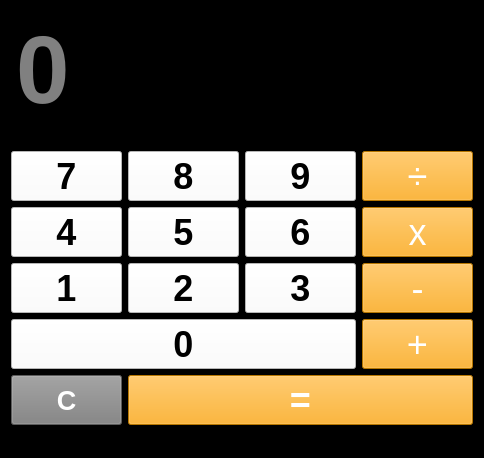
<?xml version="1.0" encoding="UTF-8"?>
<ui version="4.0">
 <class>MainWindow</class>
 <widget class="QMainWindow" name="MainWindow">
  <property name="geometry">
   <rect>
    <x>0</x>
    <y>0</y>
    <width>484</width>
    <height>458</height>
   </rect>
  </property>
  <property name="windowTitle">
   <string>ماشین حساب ممد</string>
  </property>
  <property name="styleSheet">
   <string notr="true">background-color:black</string>
  </property>
  <widget class="QWidget" name="centralWidget">
   <property name="sizePolicy">
    <sizepolicy hsizetype="Maximum" vsizetype="Maximum">
     <horstretch>0</horstretch>
     <verstretch>0</verstretch>
    </sizepolicy>
   </property>
   <layout class="QVBoxLayout" name="verticalLayout">
    <item>
     <widget class="QTextBrowser" name="result">
      <property name="font">
       <font>
        <pointsize>72</pointsize>
        <weight>75</weight>
        <bold>true</bold>
       </font>
      </property>
      <property name="styleSheet">
       <string notr="true">color:white</string>
      </property>
      <property name="placeholderText">
       <string>0</string>
      </property>
     </widget>
    </item>
    <item>
     <layout class="QGridLayout" name="gridLayout">
      <item row="3" column="2">
       <widget class="QPushButton" name="ButtonNumberThree">
        <property name="minimumSize">
         <size>
          <width>0</width>
          <height>50</height>
         </size>
        </property>
        <property name="font">
         <font>
          <pointsize>27</pointsize>
          <weight>75</weight>
          <bold>true</bold>
         </font>
        </property>
        <property name="styleSheet">
         <string notr="true">background-color:white</string>
        </property>
        <property name="text">
         <string>3</string>
        </property>
        <property name="shortcut">
         <string>3</string>
        </property>
        <property name="autoDefault">
         <bool>false</bool>
        </property>
       </widget>
      </item>
      <item row="3" column="3">
       <widget class="QPushButton" name="ButtonSub">
        <property name="minimumSize">
         <size>
          <width>0</width>
          <height>50</height>
         </size>
        </property>
        <property name="font">
         <font>
          <pointsize>27</pointsize>
          <weight>50</weight>
          <bold>false</bold>
         </font>
        </property>
        <property name="styleSheet">
         <string notr="true">background-color:orange;
color:white</string>
        </property>
        <property name="text">
         <string>-</string>
        </property>
        <property name="shortcut">
         <string>-</string>
        </property>
       </widget>
      </item>
      <item row="3" column="1">
       <widget class="QPushButton" name="ButtonNumberTwo">
        <property name="minimumSize">
         <size>
          <width>0</width>
          <height>50</height>
         </size>
        </property>
        <property name="font">
         <font>
          <pointsize>27</pointsize>
          <weight>75</weight>
          <bold>true</bold>
         </font>
        </property>
        <property name="styleSheet">
         <string notr="true">background-color:white</string>
        </property>
        <property name="text">
         <string>2</string>
        </property>
        <property name="shortcut">
         <string>2</string>
        </property>
       </widget>
      </item>
      <item row="1" column="1">
       <widget class="QPushButton" name="ButtonNumberEight">
        <property name="minimumSize">
         <size>
          <width>0</width>
          <height>50</height>
         </size>
        </property>
        <property name="font">
         <font>
          <pointsize>27</pointsize>
          <weight>75</weight>
          <bold>true</bold>
         </font>
        </property>
        <property name="styleSheet">
         <string notr="true">background-color:white</string>
        </property>
        <property name="text">
         <string>8</string>
        </property>
        <property name="shortcut">
         <string>8</string>
        </property>
       </widget>
      </item>
      <item row="2" column="1">
       <widget class="QPushButton" name="ButtonNumberFive">
        <property name="minimumSize">
         <size>
          <width>0</width>
          <height>50</height>
         </size>
        </property>
        <property name="font">
         <font>
          <pointsize>27</pointsize>
          <weight>75</weight>
          <bold>true</bold>
         </font>
        </property>
        <property name="styleSheet">
         <string notr="true">background-color:white</string>
        </property>
        <property name="text">
         <string>5</string>
        </property>
        <property name="shortcut">
         <string>5</string>
        </property>
       </widget>
      </item>
      <item row="2" column="2">
       <widget class="QPushButton" name="ButtonNumberSix">
        <property name="minimumSize">
         <size>
          <width>0</width>
          <height>50</height>
         </size>
        </property>
        <property name="font">
         <font>
          <pointsize>27</pointsize>
          <weight>75</weight>
          <bold>true</bold>
         </font>
        </property>
        <property name="styleSheet">
         <string notr="true">background-color:white</string>
        </property>
        <property name="text">
         <string>6</string>
        </property>
        <property name="shortcut">
         <string>6</string>
        </property>
       </widget>
      </item>
      <item row="1" column="3">
       <widget class="QPushButton" name="ButtonDiv">
        <property name="minimumSize">
         <size>
          <width>0</width>
          <height>50</height>
         </size>
        </property>
        <property name="font">
         <font>
          <pointsize>27</pointsize>
          <weight>50</weight>
          <bold>false</bold>
         </font>
        </property>
        <property name="styleSheet">
         <string notr="true">background-color:orange;
color:white</string>
        </property>
        <property name="text">
         <string>÷</string>
        </property>
        <property name="shortcut">
         <string>/</string>
        </property>
       </widget>
      </item>
      <item row="1" column="0">
       <widget class="QPushButton" name="ButtonNumberSeven">
        <property name="minimumSize">
         <size>
          <width>0</width>
          <height>50</height>
         </size>
        </property>
        <property name="font">
         <font>
          <pointsize>27</pointsize>
          <weight>75</weight>
          <bold>true</bold>
         </font>
        </property>
        <property name="styleSheet">
         <string notr="true">background-color:white</string>
        </property>
        <property name="text">
         <string>7</string>
        </property>
        <property name="shortcut">
         <string>7</string>
        </property>
       </widget>
      </item>
      <item row="3" column="0">
       <widget class="QPushButton" name="ButtonNumberOne">
        <property name="minimumSize">
         <size>
          <width>0</width>
          <height>50</height>
         </size>
        </property>
        <property name="font">
         <font>
          <pointsize>27</pointsize>
          <weight>75</weight>
          <bold>true</bold>
         </font>
        </property>
        <property name="styleSheet">
         <string notr="true">background-color:white</string>
        </property>
        <property name="text">
         <string>1</string>
        </property>
        <property name="shortcut">
         <string>1</string>
        </property>
       </widget>
      </item>
      <item row="1" column="2">
       <widget class="QPushButton" name="ButtonNumberNine">
        <property name="minimumSize">
         <size>
          <width>0</width>
          <height>50</height>
         </size>
        </property>
        <property name="font">
         <font>
          <pointsize>27</pointsize>
          <weight>75</weight>
          <bold>true</bold>
         </font>
        </property>
        <property name="styleSheet">
         <string notr="true">background-color:white</string>
        </property>
        <property name="text">
         <string>9</string>
        </property>
        <property name="shortcut">
         <string>9</string>
        </property>
       </widget>
      </item>
      <item row="8" column="3">
       <widget class="QPushButton" name="ButtonAdd">
        <property name="minimumSize">
         <size>
          <width>0</width>
          <height>50</height>
         </size>
        </property>
        <property name="font">
         <font>
          <pointsize>27</pointsize>
          <weight>50</weight>
          <bold>false</bold>
         </font>
        </property>
        <property name="styleSheet">
         <string notr="true">background-color:orange;
color:white</string>
        </property>
        <property name="text">
         <string>+</string>
        </property>
        <property name="shortcut">
         <string>+</string>
        </property>
       </widget>
      </item>
      <item row="2" column="3">
       <widget class="QPushButton" name="ButtonMul">
        <property name="minimumSize">
         <size>
          <width>0</width>
          <height>50</height>
         </size>
        </property>
        <property name="font">
         <font>
          <pointsize>27</pointsize>
          <weight>50</weight>
          <bold>false</bold>
         </font>
        </property>
        <property name="styleSheet">
         <string notr="true">background-color:orange;
color:white</string>
        </property>
        <property name="text">
         <string>x</string>
        </property>
        <property name="shortcut">
         <string>*</string>
        </property>
       </widget>
      </item>
      <item row="8" column="0" colspan="3">
       <widget class="QPushButton" name="ButtonNumberZero">
        <property name="minimumSize">
         <size>
          <width>0</width>
          <height>50</height>
         </size>
        </property>
        <property name="font">
         <font>
          <pointsize>27</pointsize>
          <weight>75</weight>
          <bold>true</bold>
         </font>
        </property>
        <property name="styleSheet">
         <string notr="true">background-color:white</string>
        </property>
        <property name="text">
         <string>0</string>
        </property>
        <property name="shortcut">
         <string>0</string>
        </property>
       </widget>
      </item>
      <item row="2" column="0">
       <widget class="QPushButton" name="ButtonNumberFour">
        <property name="minimumSize">
         <size>
          <width>0</width>
          <height>50</height>
         </size>
        </property>
        <property name="font">
         <font>
          <pointsize>27</pointsize>
          <weight>75</weight>
          <bold>true</bold>
         </font>
        </property>
        <property name="styleSheet">
         <string notr="true">background-color:white</string>
        </property>
        <property name="text">
         <string>4</string>
        </property>
        <property name="shortcut">
         <string>4</string>
        </property>
       </widget>
      </item>
      <item row="10" column="0">
       <widget class="QPushButton" name="ButtonClear">
        <property name="minimumSize">
         <size>
          <width>0</width>
          <height>50</height>
         </size>
        </property>
        <property name="font">
         <font>
          <pointsize>20</pointsize>
          <weight>75</weight>
          <bold>true</bold>
         </font>
        </property>
        <property name="styleSheet">
         <string notr="true">background-color:grey;color:white</string>
        </property>
        <property name="text">
         <string>C</string>
        </property>
        <property name="shortcut">
         <string>C</string>
        </property>
       </widget>
      </item>
      <item row="10" column="1" colspan="3">
       <widget class="QPushButton" name="ButtonEqual">
        <property name="minimumSize">
         <size>
          <width>0</width>
          <height>50</height>
         </size>
        </property>
        <property name="font">
         <font>
          <pointsize>27</pointsize>
          <weight>75</weight>
          <bold>true</bold>
         </font>
        </property>
        <property name="styleSheet">
         <string notr="true">background-color:orange;
color:white</string>
        </property>
        <property name="text">
         <string>=</string>
        </property>
        <property name="shortcut">
         <string>Return</string>
        </property>
       </widget>
      </item>
     </layout>
    </item>
   </layout>
  </widget>
  <widget class="QStatusBar" name="statusBar"/>
  <action name="actionExit">
   <property name="text">
    <string>Exit</string>
   </property>
   <property name="shortcut">
    <string>Ctrl+Q</string>
   </property>
  </action>
  <action name="actionReset">
   <property name="text">
    <string>Reset</string>
   </property>
   <property name="shortcut">
    <string>Ctrl+R</string>
   </property>
  </action>
 </widget>
 <layoutdefault spacing="6" margin="11"/>
 <resources/>
 <connections/>
</ui>
